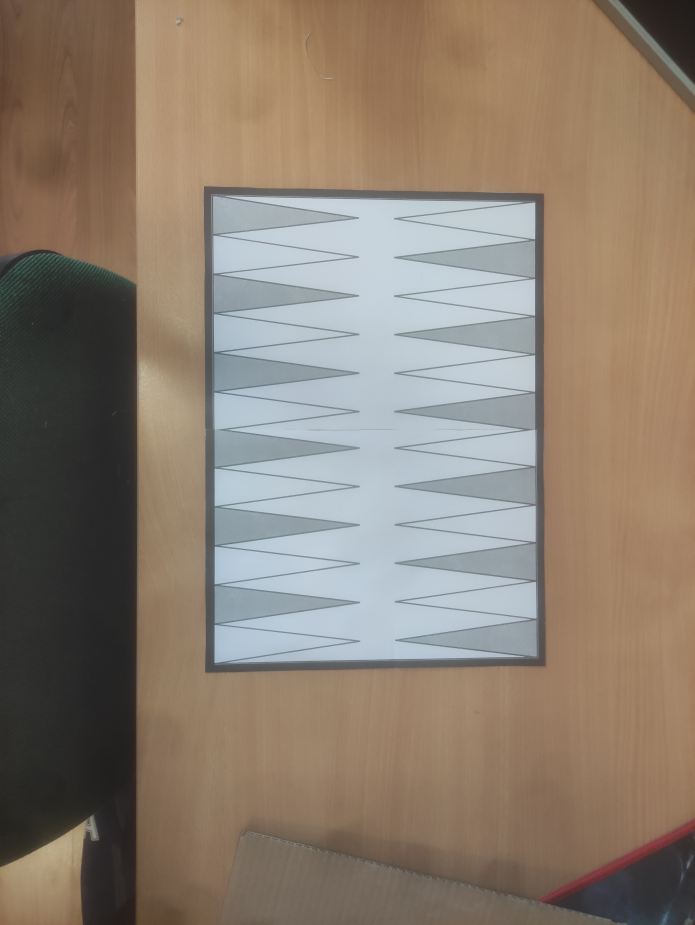
#> input picture img/1700048702655.jpg, 3472 x 4624 px, found by its file name (shown at 1/5 size)
$ jupyter execute rectangle-detect.ipynb
#> lines starting #> are read from the running program, lines starting #| are printed output that depends on the picture
[cell 1]
import cv2
import numpy as np
import matplotlib.pyplot as plt

[cell 2]
img = cv2.imread('./img/jpg/1700048702655.jpg')
#> img is the input picture: shape (4624, 3472, 3); mean B, G, R 112.4, 126.4, 139.9

times = 8
img = cv2.resize(img, (img.shape[1] // times, img.shape[0] // times))
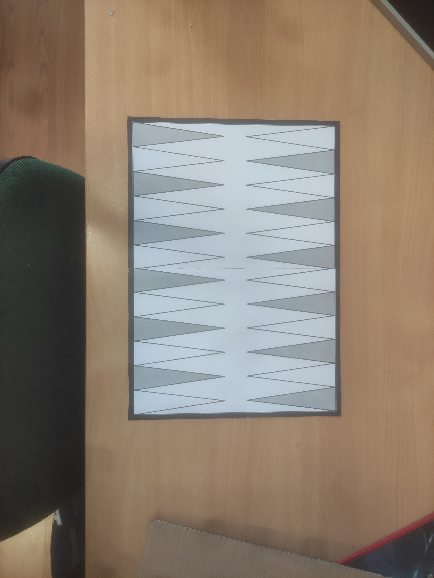
#> img: shape (578, 434, 3); mean B, G, R 112.6, 126.6, 140.1
img_rgb = cv2.cvtColor(img, cv2.COLOR_BGR2RGB)

plt.figure()
plt.imshow(img)
plt.figure()
plt.imshow(img_rgb)

[cell 3]
# calculate the difference between two images
diff = cv2.absdiff(img, img_rgb)
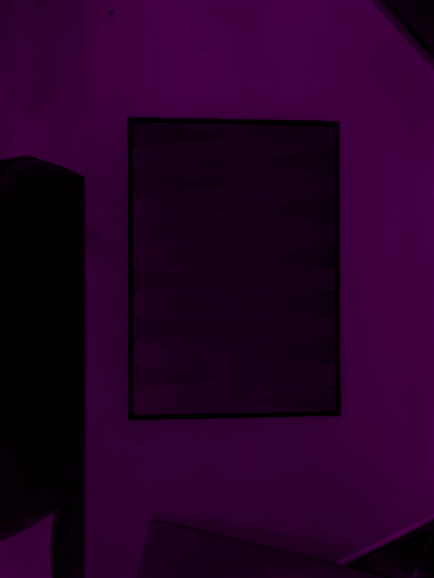
#> diff: shape (578, 434, 3); mean B, G, R 37.9, 0, 37.9

plt.imshow(diff, cmap='gray')

[cell 4]
# threshold the difference
ret, thresh = cv2.threshold(diff, 50, 255, cv2.THRESH_BINARY)
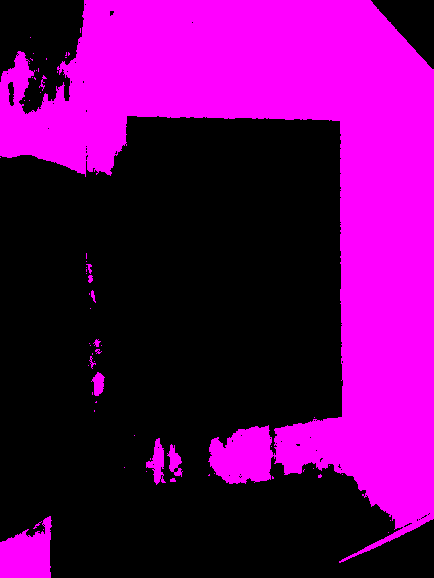
#> thresh: shape (578, 434, 3); mean B, G, R 95.6, 0, 95.6

plt.imshow(thresh, cmap='gray')

$ run again, with img/1700047962038.jpg copied over img/1700048702655.jpg
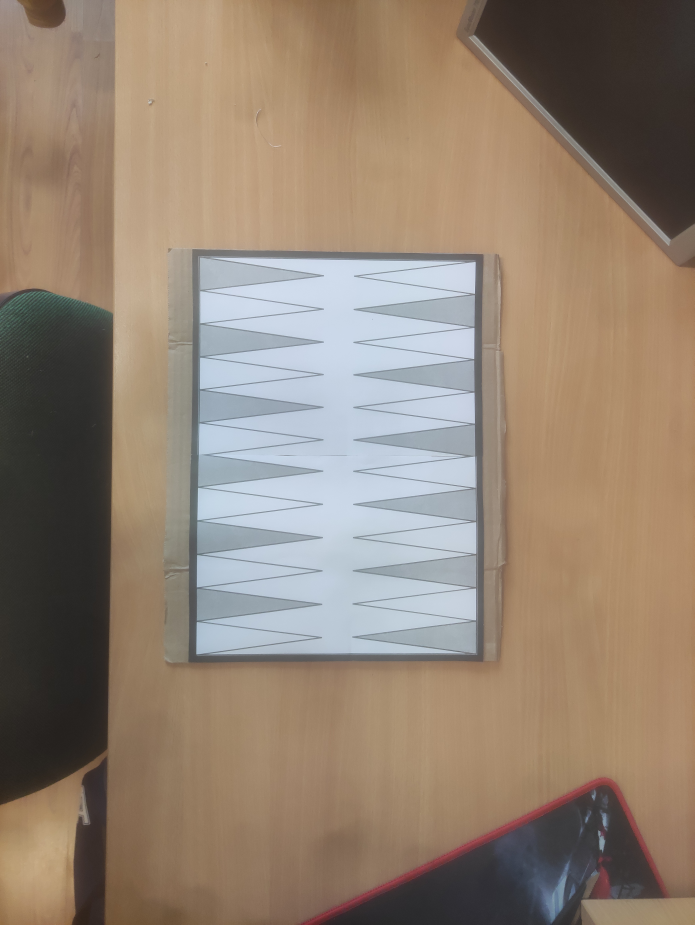
#> input picture img/1700047962038.jpg, 3472 x 4624 px, found by its file name (shown at 1/5 size)
#> img is the input picture: shape (4624, 3472, 3); mean B, G, R 114.8, 130.8, 147.2
#> img: shape (578, 434, 3)
#> `diff = cv2.absdiff(img, img_rgb)`:
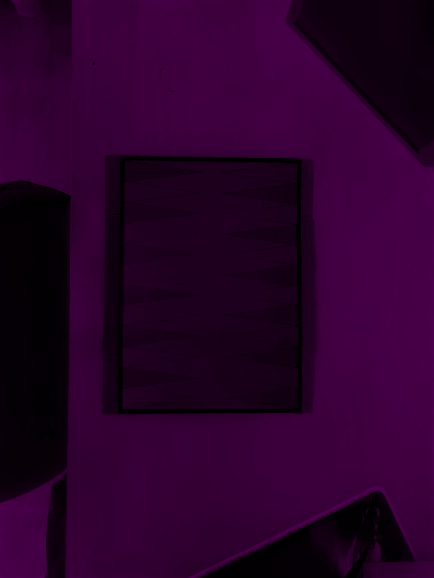
#> diff: shape (578, 434, 3); mean B, G, R 42, 0, 42
#> `ret, thresh = cv2.threshold(diff, 50, 255, cv2.THRESH_BINARY)`:
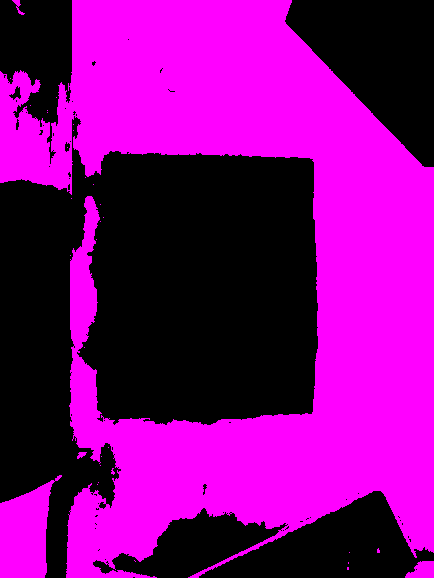
#> thresh: shape (578, 434, 3); mean B, G, R 129.2, 0, 129.2

$ run again, with img/1700047962049.jpg copied over img/1700048702655.jpg
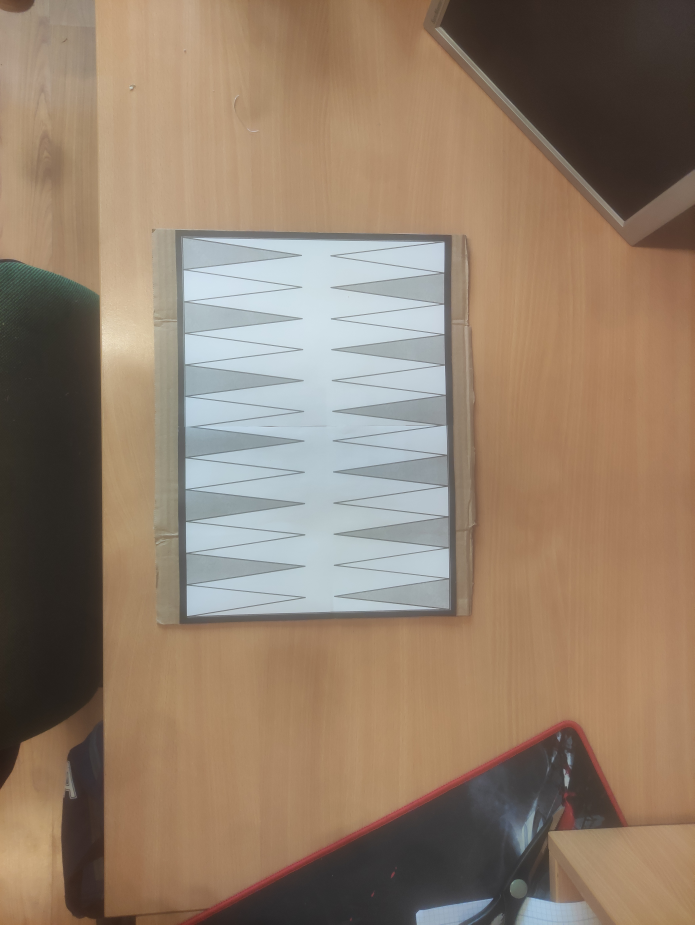
#> input picture img/1700047962049.jpg, 3472 x 4624 px, found by its file name (shown at 1/5 size)
#> img is the input picture: shape (4624, 3472, 3); mean B, G, R 107.3, 126.8, 146.8
#> img: shape (578, 434, 3)
#> `diff = cv2.absdiff(img, img_rgb)`:
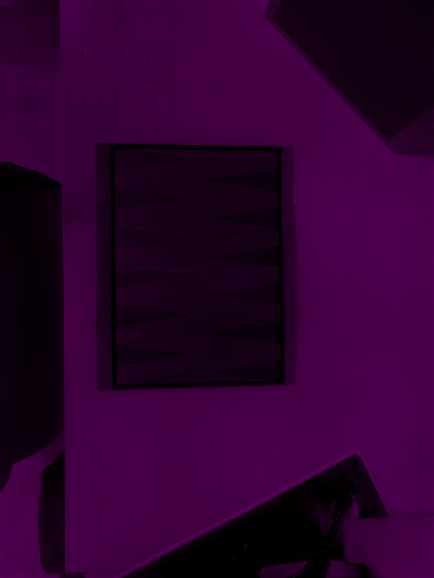
#> diff: shape (578, 434, 3); mean B, G, R 46.4, 0, 46.4
#> `ret, thresh = cv2.threshold(diff, 50, 255, cv2.THRESH_BINARY)`:
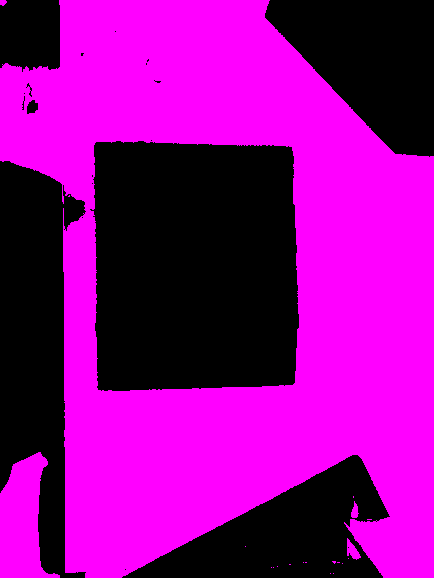
#> thresh: shape (578, 434, 3); mean B, G, R 144.9, 0, 144.9

$ run again, with img/1700047962059.jpg copied over img/1700048702655.jpg
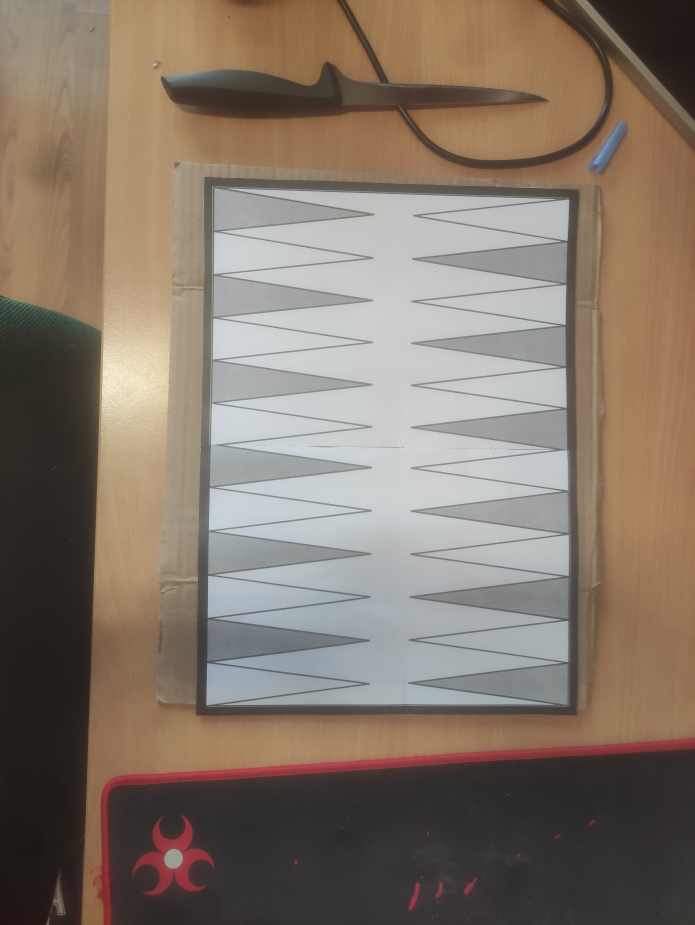
#> input picture img/1700047962059.jpg, 3472 x 4624 px, found by its file name (shown at 1/5 size)
#> img is the input picture: shape (4624, 3472, 3); mean B, G, R 105.9, 118.7, 132.5
#> img: shape (578, 434, 3)
#> `diff = cv2.absdiff(img, img_rgb)`:
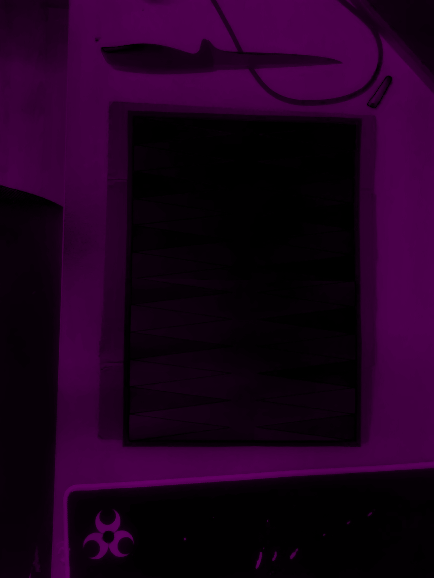
#> diff: shape (578, 434, 3); mean B, G, R 29.9, 0, 29.9
#> `ret, thresh = cv2.threshold(diff, 50, 255, cv2.THRESH_BINARY)`:
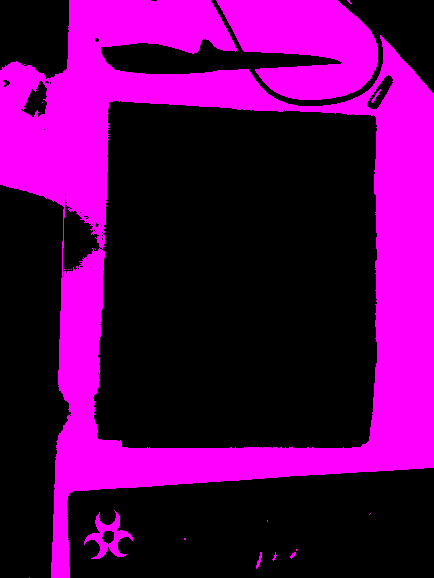
#> thresh: shape (578, 434, 3); mean B, G, R 85.2, 0, 85.2
